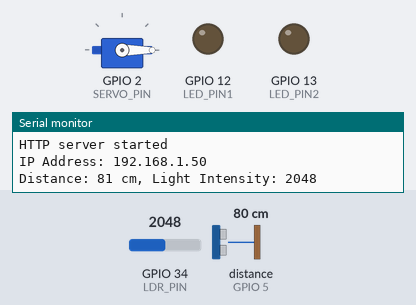
A sketch run on a simulated ESP32. Shown: servo, output pins drawn as LEDs (lit = HIGH), the last lines printed to the serial monitor. The inputs (shaded band) are chosen by the test bench; at power-on: distance to the obstacle (sensor on GPIO 5) 80 cm, GPIO 34 (LDR_PIN) = 2048. The echo pulse lasts 58.3 µs per cm; WiFi joins after 1.5 s; servers stay silent unless stated; storage starts empty.

Above: at 9.2 s.
9.3 s: distance to the obstacle (sensor on GPIO 5) set to 21 cm
11.2 s: distance to the obstacle (sensor on GPIO 5) set to 17 cm
At 12.7 s:
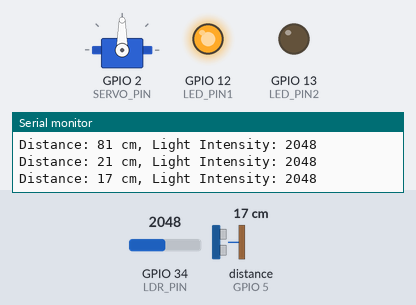
13.5 s: GPIO 34 (LDR_PIN) set to 519
15.2 s: GPIO 34 (LDR_PIN) set to 461
At 17.1 s:
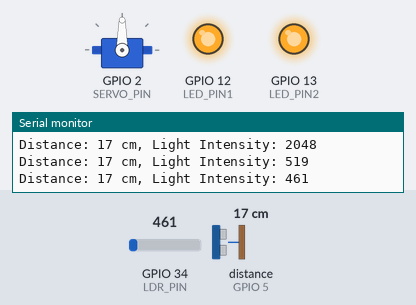
17.5 s: distance to the obstacle (sensor on GPIO 5) set to 35 cm
At 18.8 s:
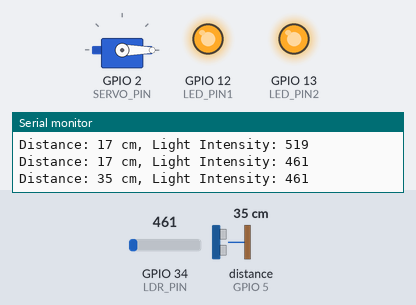
19.5 s: distance to the obstacle (sensor on GPIO 5) set to 2 cm
At 20.3 s:
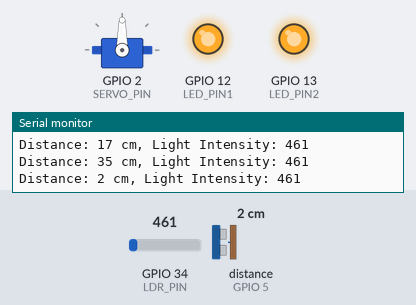
Timing chart, 0 to 22.5 s (numbered marks = the images above; inputs shaded):
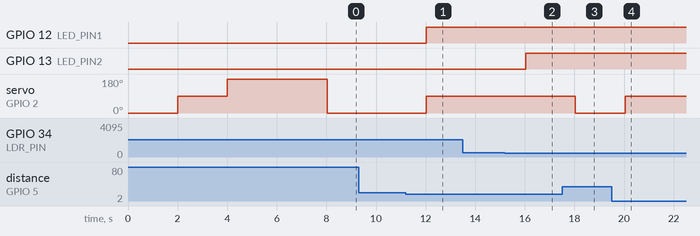

The sketch:

Tubes_PSE.ino
```cpp
#include <WiFi.h> // Persiapkan koneksi WiFi
#include <ESPAsyncWebServer.h> // Persiapkan pustaka ESPAsyncWebServer untuk menghandle fungsi server web
#include <SPIFFS.h> // Persiapkan pustaka SPIFFS untuk menghandle sistem file pada ESP32
#include <NewPing.h> //library ultrasonik
#include <Servo.h> //library servo

#define ULTRASONIC_TRIGGER_PIN 4 // Pin 4 terhubung ke trigger ultrasonik
#define ULTRASONIC_ECHO_PIN 5 // Pin 5 terhubung ke echo ultrasonik
#define LDR_PIN 34 // Pin 34 terhubung ke LDR
#define SERVO_PIN 2 // Pin 2 terhubung ke motor servo
#define LED_PIN1 12 // Pin 12 terhubung ke LED kesatu
#define LED_PIN2 13 // Pin 13 terhubung ke LED kedua

NewPing ultrasonic(ULTRASONIC_TRIGGER_PIN, ULTRASONIC_ECHO_PIN); // Inisialisasi objek NewPing untuk sensor ultrasonik
Servo servo; // Inisialisasi objek Servo untuk servomotor

const char* ssid = "malikbagas"; // SSID (nama jaringan WiFi)
const char* password = "123456789"; // Password WiFi

AsyncWebServer server(80); // Inisialisasi objek AsyncWebServer untuk server web

void handleRootRequest(AsyncWebServerRequest *request) {
  File file = SPIFFS.open("/index.html", "r"); // Membuka berkas "index.html" dari SPIFFS
  if (file) {
    String htmlContent = file.readString(); // Membaca konten berkas menjadi string
    file.close();
    request->send(200, "text/html", htmlContent); // Mengirimkan konten berkas sebagai respons dengan tipe konten "text/html"
  } else {
    request->send(404); // Mengirimkan respons kode status 404 jika berkas tidak ditemukan
  }
}

void handleLDRRequest(AsyncWebServerRequest *request) {
  int lightIntensity = analogRead(LDR_PIN); // Membaca intensitas cahaya dari sensor LDR
  request->send(200, "text/plain", String(lightIntensity)); // Mengirimkan intensitas cahaya sebagai respons dengan tipe konten "text/plain"
}

void handleUltrasonicRequest(AsyncWebServerRequest *request) {
  int distance = ultrasonic.ping_cm(); // Mengukur jarak dengan sensor ultrasonik
  request->send(200, "text/plain", String(distance)); // Mengirimkan jarak sebagai respons dengan tipe konten "text/plain"
}

void handleLEDStatusRequest(AsyncWebServerRequest *request) {
  bool led1Status = digitalRead(LED_PIN1); // Membaca status LED_PIN1
  bool led2Status = digitalRead(LED_PIN2); // Membaca status LED_PIN2

  String led1StatusText = led1Status ? "ON" : "OFF"; // Mengubah status LED_PIN1 menjadi teks "ON" atau "OFF"
  String led2StatusText = led2Status ? "ON" : "OFF"; // Mengubah status LED_PIN2 menjadi teks "ON" atau "OFF"

  String response = "{\"led1\":\"" + led1StatusText + "\",\"led2\":\"" + led2StatusText + "\"}"; // Membuat respons dalam format JSON
  request->send(200, "application/json", response); // Mengirimkan respons JSON
}

void handleServoStatusRequest(AsyncWebServerRequest *request) {
  int servoAngle = servo.read(); // Membaca sudut servomotor
  String servoStatus = "";

  if (servoAngle == 0) {
    servoStatus = "Kondisi Pintu Tertutup (Angle: 0 degrees)"; // Menampilkan teks ke web server
  } else if (servoAngle == 90) {
    servoStatus = "Kondisi Pintu Terbuka (Angle: 90 degrees)"; // Menampilkan teks ke web server
  } else if (servoAngle == 180) {
    servoStatus = "Angle: 180 degrees"; // Menampilkan teks ke web server
  } else {
    servoStatus = "Unknown"; // Menampilkan teks ke web server
  }

  String response = "{\"servo\":\"" + servoStatus + "\"}"; // Membuat respons dalam format JSON
  request->send(200, "application/json", response); // Mengirimkan respons JSON
}

void setup() {
  pinMode(LED_PIN1, OUTPUT); // Mengatur pin LED_PIN1 sebagai OUTPUT
  pinMode(LED_PIN2, OUTPUT); // Mengatur pin LED_PIN2 sebagai OUTPUT

  servo.attach(SERVO_PIN); // Menghubungkan servomotor ke pin SERVO_PIN

  servo.write(0); // Menggerakkan servomotor ke posisi 0 derajat
  delay(2000); //Penundaan selama 2000 milidetik (2 detik)
  servo.write(90); // Menggerakkan servomotor ke posisi 90 derajat
  delay(2000); //Penundaan selama 2000 milidetik (2 detik)
  servo.write(180); // Menggerakkan servomotor ke posisi 180 derajat
  delay(2000); //Penundaan selama 2000 milidetik (2 detik)

  Serial.begin(115200); // Memulai komunikasi serial dengan baud rate 115200

  if (!SPIFFS.begin(true)) {
    Serial.println("An error occurred while mounting SPIFFS"); // Menampilkan pesan kesalahan jika SPIFFS tidak dapat dimuat
    return;
  }

  WiFi.begin(ssid, password); // Menghubungkan ESP32 ke jaringan WiFi
  while (WiFi.status() != WL_CONNECTED) { // Menunggu koneksi WiFi terhubung
    delay(1000); //Penundaan selama 1000 milidetik (1 detik)
    Serial.println("Connecting to WiFi..."); // Menampilkan teks Connecting to WiFi... ke serial monitor
  }
  Serial.println("Connected to WiFi"); // Menampilkan teks Connected to WiFi ke serial monitor

  server.on("/", HTTP_GET, handleRootRequest); // Menangani permintaan ke akar ("/") server web dengan fungsi handleRootRequest
  server.on("/ldr", HTTP_GET, handleLDRRequest); // Menangani permintaan ke endpoint "/ldr" dengan fungsi handleLDRRequest
  server.on("/ultrasonic", HTTP_GET, handleUltrasonicRequest); // Menangani permintaan ke endpoint "/ultrasonic" dengan fungsi handleUltrasonicRequest
  server.on("/led-status", HTTP_GET, handleLEDStatusRequest); // Menangani permintaan ke endpoint "/led-status" dengan fungsi handleLEDStatusRequest
  server.on("/servo-status", HTTP_GET, handleServoStatusRequest); // Menangani permintaan ke endpoint "/servo-status" dengan fungsi handleServoStatusRequest

  server.begin(); // Memulai server web
  Serial.println("HTTP server started"); // Menampilkan teks HTTP server started ke serial monitor

  Serial.print("IP Address: ");
  Serial.println(WiFi.localIP()); // Menampilkan alamat IP ESP32 ke serial monitor
}

void loop() {
  int distance = ultrasonic.ping_cm(); // Mengukur jarak dengan sensor ultrasonik
  int lightIntensity = analogRead(LDR_PIN); // Membaca intensitas cahaya dari sensor LDR
  bool led1Status = digitalRead(LED_PIN1); // Membaca status LED_PIN1
  bool led2Status = digitalRead(LED_PIN2); // Membaca status LED_PIN2

  if (lightIntensity <= 500 && distance < 20) {
    digitalWrite(LED_PIN1, HIGH); // Menghidupkan LED_PIN1
    digitalWrite(LED_PIN2, HIGH); // Menghidupkan LED_PIN2
    servo.write(90); // Menggerakkan servomotor ke posisi 90 derajat
  } else if (lightIntensity >= 500 && distance < 20) {
    digitalWrite(LED_PIN1, HIGH); // Menghidupkan LED_PIN1
    digitalWrite(LED_PIN2, LOW); // Mematikan LED_PIN2
    servo.write(90); // Menggerakkan servomotor ke posisi 90 derajat
  } else if (lightIntensity <= 500 && distance > 20) {
    digitalWrite(LED_PIN1, HIGH); // Menghidupkan LED_PIN1
    digitalWrite(LED_PIN2, HIGH); // Menghidupkan LED_PIN2
    servo.write(0); // Menggerakkan servomotor ke posisi 0 derajat
  } else {
    digitalWrite(LED_PIN1, LOW); // Mematikan LED_PIN1
    digitalWrite(LED_PIN2, LOW); // Mematikan LED_PIN2
    servo.write(0); // Menggerakkan servomotor ke posisi 0 derajat
  }

  Serial.print("Distance: ");
  Serial.print(distance); // Menampilkan jarak ke serial monitor
  Serial.print(" cm, Light Intensity: ");
  Serial.println(lightIntensity); // Menampilkan intensitas cahaya ke serial monitor

  delay(2000); // Delay selama 2 detik sebelum melakukan iterasi berikutnya dari loop
}
```

Measured:
- the behaviour switches between 20 and 19 cm on distance to the obstacle (sensor on GPIO 5) (found by bisection; images 0 and 1)
- the behaviour switches between 501 and 500 on GPIO 34 (LDR_PIN) (found by bisection; images 1 and 2)
- after the input at 11.2 s, GPIO 12 (LED_PIN1): LOW → HIGH after 0.83 s; servo on GPIO 2 (SERVO_PIN): 0° → 90° after 0.83 s
- after the input at 15.2 s, GPIO 13 (LED_PIN2): LOW → HIGH after 0.84 s
- after the input at 17.5 s, servo on GPIO 2 (SERVO_PIN): 90° → 0° after 0.54 s
- after the input at 19.5 s, servo on GPIO 2 (SERVO_PIN): 0° → 90° after 0.54 s
